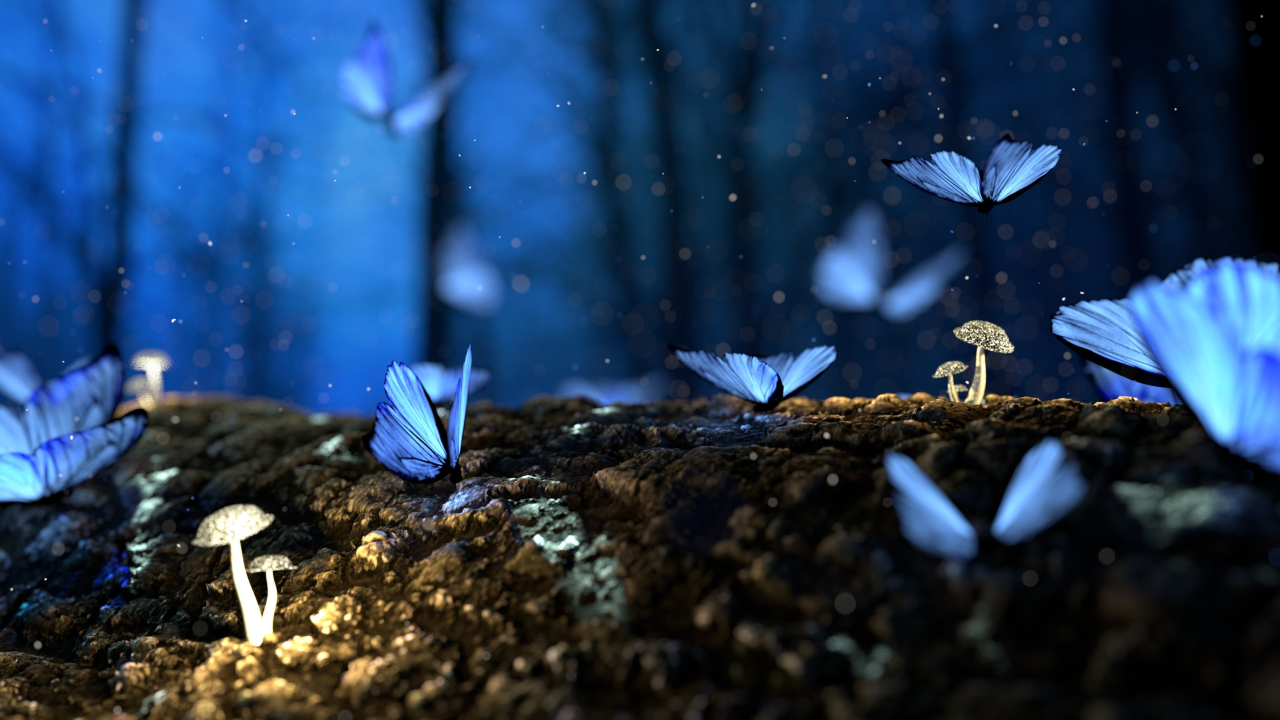
#> input picture Opencv/images/image_1.jpg, 3840 x 2160 px (shown at 1/3 size)
$ python resize_crop.py
#> lines starting #> are read from the running program, lines starting #| are printed output that depends on the picture
import cv2
import numpy as np

img= cv2.imread(r"images/image_1.jpg")
#> img is the input picture: shape (2160, 3840, 3); mean B, G, R 88.1, 58.4, 34
# print(img.shape)# output=(2160, 3840, 3) where this is in height,width,channels

imgresize=cv2.resize(img,(640,480))#here width comes first then height (width,height)
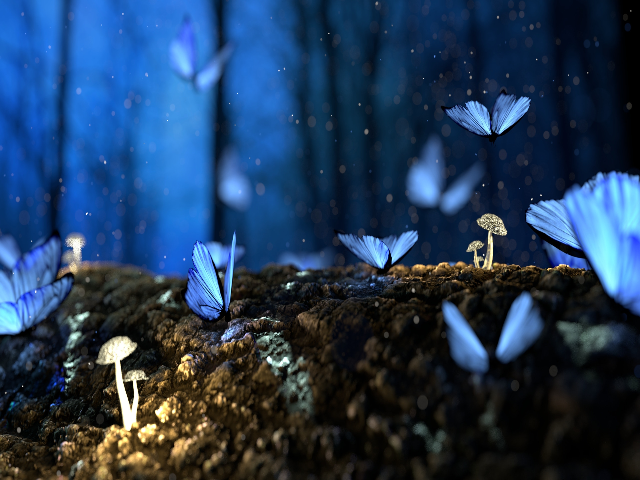
#> imgresize: shape (480, 640, 3); mean B, G, R 88.1, 58.4, 34

imgcropped=imgresize[0:200,200:500]# here height comes first then width(height,width0)
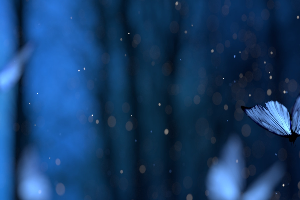
#> imgcropped: shape (200, 300, 3); mean B, G, R 103.5, 59.8, 22.3

cv2.imshow(r"image resize",imgresize)
cv2.imshow(r"image crop",imgcropped)#try overlapping this one with the main one to see from where it has been crope

cv2.waitKey(0)

$ run again, with Opencv/images/image_4.jpg copied over Opencv/images/image_1.jpg
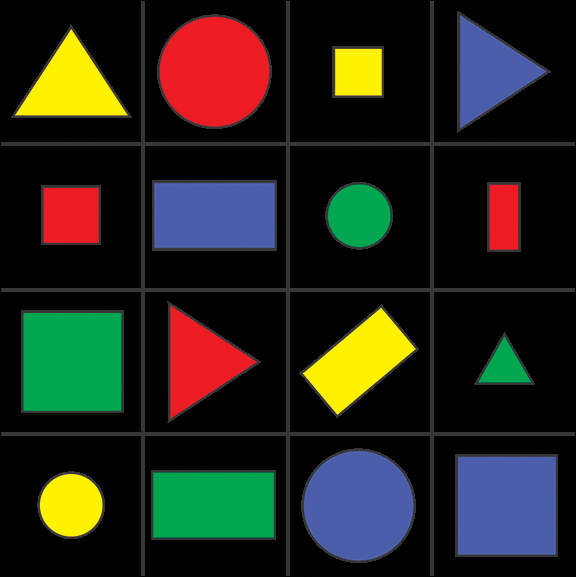
#> input picture Opencv/images/image_4.jpg, 576 x 577 px
#> img is the input picture: shape (577, 576, 3); mean B, G, R 28.2, 37.1, 37.1
#> `imgresize=cv2.resize(img,(640,480))#here width comes first then height..`:
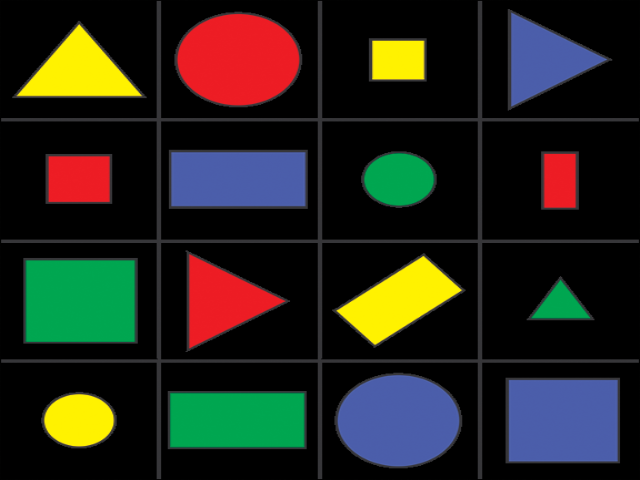
#> imgresize: shape (480, 640, 3); mean B, G, R 28.2, 37.1, 37.1
#> `imgcropped=imgresize[0:200,200:500]# here height comes first then widt..`:
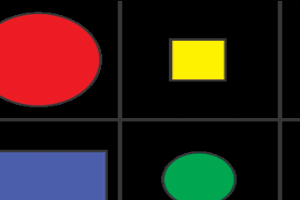
#> imgcropped: shape (200, 300, 3); mean B, G, R 26.9, 31.2, 49.1
